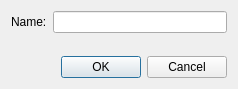
<?xml version="1.0" encoding="UTF-8"?>
<ui version="4.0">
    <class>dialog</class>
    <widget class="QDialog" name="dialog">
        <property name="geometry">
            <rect>
                <x>0</x>
                <y>0</y>
                <width>238</width>
                <height>89</height>
            </rect>
        </property>
        <property name="windowTitle">
            <string>New robot</string>
        </property>
        <layout class="QVBoxLayout" name="verticalLayout_2">
            <item>
                <layout class="QVBoxLayout" name="verticalLayout">
                    <item>
                        <layout class="QFormLayout" name="formLayout">
                            <item row="0" column="0">
                                <widget class="QLabel" name="label">
                                    <property name="text">
                                        <string>Name:</string>
                                    </property>
                                </widget>
                            </item>
                            <item row="0" column="1">
                                <widget class="QLineEdit" name="edit_name"/>
                            </item>
                        </layout>
                    </item>
                </layout>
            </item>
            <item>
                <widget class="QDialogButtonBox" name="buttonBox">
                    <property name="orientation">
                        <enum>Qt::Horizontal</enum>
                    </property>
                    <property name="standardButtons">
                        <set>QDialogButtonBox::Cancel|QDialogButtonBox::Ok</set>
                    </property>
                </widget>
            </item>
        </layout>
    </widget>
    <resources/>
    <connections>
        <connection>
            <sender>buttonBox</sender>
            <signal>accepted()</signal>
            <receiver>dialog</receiver>
            <slot>accept()</slot>
            <hints>
                <hint type="sourcelabel">
                    <x>248</x>
                    <y>254</y>
                </hint>
                <hint type="destinationlabel">
                    <x>157</x>
                    <y>274</y>
                </hint>
            </hints>
        </connection>
        <connection>
            <sender>buttonBox</sender>
            <signal>rejected()</signal>
            <receiver>dialog</receiver>
            <slot>reject()</slot>
            <hints>
                <hint type="sourcelabel">
                    <x>316</x>
                    <y>260</y>
                </hint>
                <hint type="destinationlabel">
                    <x>286</x>
                    <y>274</y>
                </hint>
            </hints>
        </connection>
    </connections>
</ui>
